Frame 1 (no input): blank canvas, image omitted
Frame 60 (the mouse pressed at the canvas centre just before this capture): blank canvas, image omitted
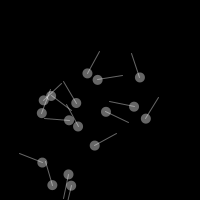
Frame 120 (the mouse held since frame 60 and released just before this capture)

The Processing sketch whose frames 1 and 60 were blank and that drew this single picture after the mouse press (run headless with seeded random() and noise(); from frame 60 on, the mouse is pressed at the canvas centre):

// Processing sketch: MultipleParticleSystems
// ── MultipleParticleSystems.pde
/**
 * Multiple Particle Systems
 * by Daniel Shiffman.  
 * 
 * Click the mouse to generate a burst of particles
 * at mouse location. 
 * 
 * Each burst is one instance of a particle system
 * with Particles and CrazyParticles (a subclass of Particle)
 * Note use of Inheritance and Polymorphism here. 
 * 
 * Created 2 May 2005
 */
 
ArrayList psystems;

void setup() {
  size(200,200);
  frameRate(30);
  colorMode(RGB,255,255,255,100);
  psystems = new ArrayList();
  smooth();
}

void draw() {
  background(0);

  // Cycle through all particle systems, run them and delete old ones
  for (int i = psystems.size()-1; i >= 0; i--) {
    ParticleSystem psys = (ParticleSystem) psystems.get(i);
    psys.run();
    if (psys.dead()) {
      psystems.remove(i);
    }
  }

}

// When the mouse is pressed, add a new particle system
void mousePressed() {
  psystems.add(new ParticleSystem(int(random(5,25)),new Vector3D(mouseX,mouseY)));
}


// A subclass of Particle

// Created 2 May 2005

class CrazyParticle extends Particle {

  // Just adding one new variable to a CrazyParticle
  // It inherits all other fields from "Particle", and we don't have to retype them!
  float theta;

  // The CrazyParticle constructor can call the parent class (super class) constructor
  CrazyParticle(Vector3D l) {
    // "super" means do everything from the constructor in Particle
    super(l);
    // One more line of code to deal with the new variable, theta
    theta = 0.0;

  }

  // Notice we don't have the method run() here; it is inherited from Particle

  // This update() method overrides the parent class update() method
  void update() {
    super.update();
    // Increment rotation based on horizontal velocity
    float theta_vel = (vel.x * vel.magnitude()) / 10.0f;
    theta += theta_vel;
  }

  // Override timer
  void timer() {
    timer -= 0.5;
  }
  
  // Method to display
  void render() {
    // Render the ellipse just like in a regular particle
    super.render();

    // Then add a rotating line
    pushMatrix();
    translate(loc.x,loc.y);
    rotate(theta);
    stroke(255,timer);
    line(0,0,25,0);
    popMatrix();
  }
}





// A simple Particle class

class Particle {
  Vector3D loc;
  Vector3D vel;
  Vector3D acc;
  float r;
  float timer;

  // One constructor
  Particle(Vector3D a, Vector3D v, Vector3D l, float r_) {
    acc = a.copy();
    vel = v.copy();
    loc = l.copy();
    r = r_;
    timer = 100.0;
  }
  
  // Another constructor (the one we are using here)
  Particle(Vector3D l) {
    acc = new Vector3D(0,0.05,0);
    vel = new Vector3D(random(-1,1),random(-2,0),0);
    loc = l.copy();
    r = 10.0;
    timer = 100.0;
  }


  void run() {
    update();
    render();
  }

  // Method to update location
  void update() {
    vel.add(acc);
    loc.add(vel);
    timer -= 1.0;
  }

  // Method to display
  void render() {
    ellipseMode(CENTER);
    noStroke();
    fill(255,timer);
    ellipse(loc.x,loc.y,r,r);
  }
  
  // Is the particle still useful?
  boolean dead() {
    if (timer <= 0.0) {
      return true;
    } else {
      return false;
    }
  }
}


// A class to describe a group of Particles
// An ArrayList is used to manage the list of Particles 

class ParticleSystem {

  ArrayList particles;    // An arraylist for all the particles
  Vector3D origin;        // An origin point for where particles are birthed

  ParticleSystem(int num, Vector3D v) {
    particles = new ArrayList();              // Initialize the arraylist
    origin = v.copy();                        // Store the origin point
    for (int i = 0; i < num; i++) {
      particles.add(new CrazyParticle(origin));    // Add "num" amount of particles to the arraylist
    }
  }

  void run() {
    // Cycle through the ArrayList backwards b/c we are deleting
    for (int i = particles.size()-1; i >= 0; i--) {
      Particle p = (Particle) particles.get(i);
      p.run();
      if (p.dead()) {
        particles.remove(i);
      }
    }
  }

  void addParticle() {
    particles.add(new Particle(origin));
  }

  void addParticle(Particle p) {
    particles.add(p);
  }

  // A method to test if the particle system still has particles
  boolean dead() {
    if (particles.isEmpty()) {
      return true;
    } else {
      return false;
    }
  }

}



// Simple Vector3D Class 

public class Vector3D {
  public float x;
  public float y;
  public float z;

  Vector3D(float x_, float y_, float z_) {
    x = x_; y = y_; z = z_;
  }

  Vector3D(float x_, float y_) {
    x = x_; y = y_; z = 0f;
  }
  
  Vector3D() {
    x = 0f; y = 0f; z = 0f;
  }

  void setX(float x_) {
    x = x_;
  }

  void setY(float y_) {
    y = y_;
  }

  void setZ(float z_) {
    z = z_;
  }
  
  void setXY(float x_, float y_) {
    x = x_;
    y = y_;
  }
  
  void setXYZ(float x_, float y_, float z_) {
    x = x_;
    y = y_;
    z = z_;
  }

  void setXYZ(Vector3D v) {
    x = v.x;
    y = v.y;
    z = v.z;
  }
  public float magnitude() {
    return (float) Math.sqrt(x*x + y*y + z*z);
  }

  public Vector3D copy() {
    return new Vector3D(x,y,z);
  }

  public Vector3D copy(Vector3D v) {
    return new Vector3D(v.x, v.y,v.z);
  }
  
  public void add(Vector3D v) {
    x += v.x;
    y += v.y;
    z += v.z;
  }

  public void sub(Vector3D v) {
    x -= v.x;
    y -= v.y;
    z -= v.z;
  }

  public void mult(float n) {
    x *= n;
    y *= n;
    z *= n;
  }

  public void div(float n) {
    x /= n;
    y /= n;
    z /= n;
  }

  public void normalize() {
    float m = magnitude();
    if (m > 0) {
       div(m);
    }
  }

  public void limit(float max) {
    if (magnitude() > max) {
      normalize();
      mult(max);
    }
  }

  public float heading2D() {
    float angle = (float) Math.atan2(-y, x);
    return -1*angle;
  }

  public Vector3D add(Vector3D v1, Vector3D v2) {
    Vector3D v = new Vector3D(v1.x + v2.x,v1.y + v2.y, v1.z + v2.z);
    return v;
  }

  public Vector3D sub(Vector3D v1, Vector3D v2) {
    Vector3D v = new Vector3D(v1.x - v2.x,v1.y - v2.y,v1.z - v2.z);
    return v;
  }

  public Vector3D div(Vector3D v1, float n) {
    Vector3D v = new Vector3D(v1.x/n,v1.y/n,v1.z/n);
    return v;
  }

  public Vector3D mult(Vector3D v1, float n) {
    Vector3D v = new Vector3D(v1.x*n,v1.y*n,v1.z*n);
    return v;
  }

  public float distance (Vector3D v1, Vector3D v2) {
    float dx = v1.x - v2.x;
    float dy = v1.y - v2.y;
    float dz = v1.z - v2.z;
    return (float) Math.sqrt(dx*dx + dy*dy + dz*dz);
  }

}
